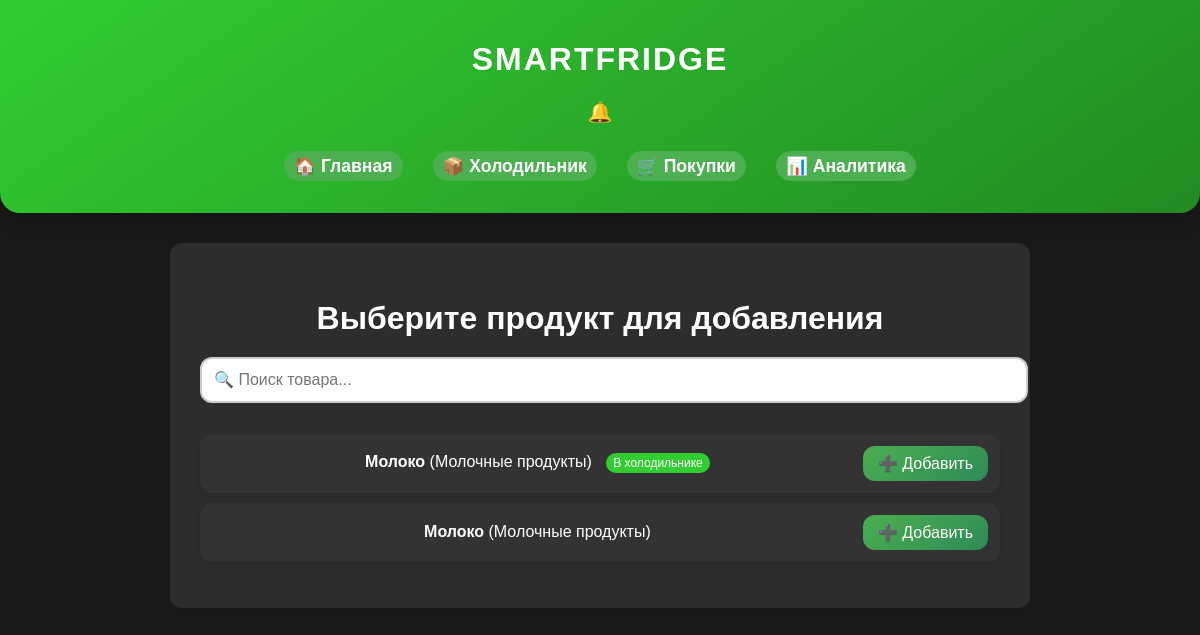
The page /products (signed in) on the database as committed earlier.
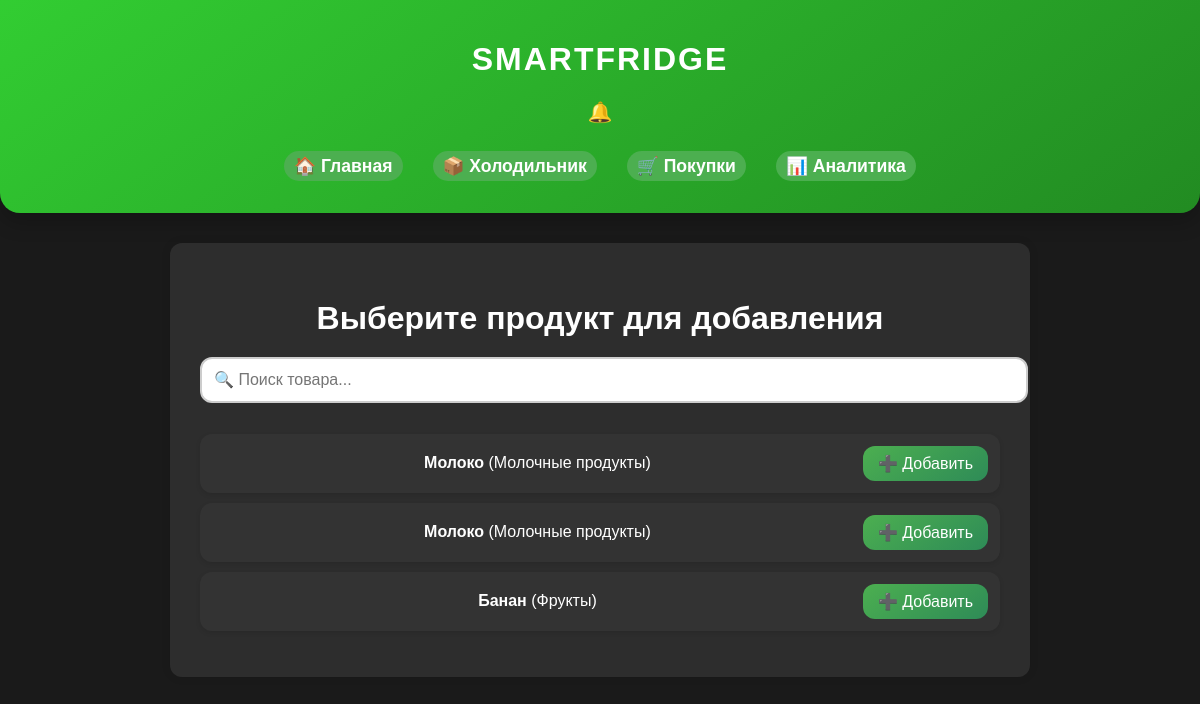
The same page on the database as committed later.
### app/models.py (models this page shows, shortened)
class Product(db.Model):
    id: Mapped[int] = mapped_column(sa.Integer, primary_key=True, autoincrement=True)
    name: Mapped[str] = mapped_column(sa.String(100), nullable=False)
    product_type: Mapped[str] = mapped_column(sa.String(50), nullable=False)
    quantity: Mapped[float] = mapped_column(sa.Float, nullable=False)
    unit: Mapped[str] = mapped_column(sa.String(20), nullable=False)  # кг, шт, л и т. д.
    nutrition_info: Mapped[str] = mapped_column(sa.Text, nullable=True)
    allergens: Mapped[bool] = mapped_column(sa.Boolean, default=False)

### app/routes.py (the view)
@app.route('/products')
@login_required
def find_product():
    products = Product.query.all()
    fridge_items = {item.product_id for item in Fridge.query.filter_by(user_id=current_user.id).all()}  # ID продуктов в холодильнике
    return render_template('find_product.html', products=products, fridge_items=fridge_items)

### app/models.py (called while the page is built)
@login.user_loader
def load_user(id):
  return db.session.get(User, int(id))

### app/templates/find_product.html (shortened to what this page needs)
{% extends "base.html" %}
{% block content %}
    <h2>Выберите продукт для добавления</h2>
    <input type="text" id="search-box" placeholder="🔍 Поиск товара..." class="search-input">
    <ul class="product-list">
        {% for product in products %}
            <li data-product-id="{{ product.id }}" class="product-item">
                <div class="product-info">
                    <strong class="product-name">{{ product.name }}</strong> ({{ product.product_type }})
                    {% if product.id in fridge_items %}
                        <span class="in-fridge-badge">В холодильнике</span>
                    {% endif %}
                </div>
                <button class="add-btn">➕ Добавить</button>
            </li>
        {% endfor %}
    </ul>
{% endblock %}

Rows that differ between the two databases and show on the page:
shown differently, row unchanged: Product (number 1 of 3 on the later page): no longer shows "В холодильнике"
added Product: name "Банан", product_type "Фрукты"
